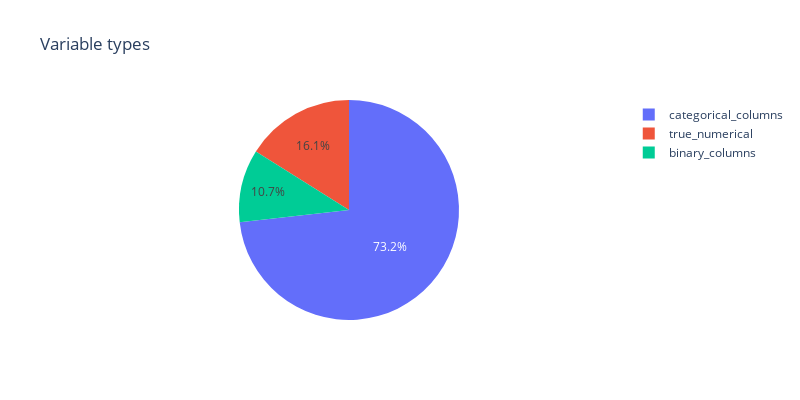

Notebook code cell kept with this figure:
### Code cell
pie_perc = go.Pie(
    labels=list(var.keys()),
    values=list(var.values())
)
layout    = dict(title= "Variable types", height=400, width=800)
fig       = dict(data=[pie_perc], layout=layout)
py.iplot(fig)

### Figure 1 — Plotly figure (JSON) as saved in the notebook; plotly's stock layout.template omitted (floating-point values rounded to 4 significant figures)
{"data": [{"labels": ["true_numerical", "binary_columns", "categorical_columns"], "type": "pie", "values": [9, 6, 41]}], "layout": {"height": 400, "title": {"text": "Variable types"}, "width": 800}}
